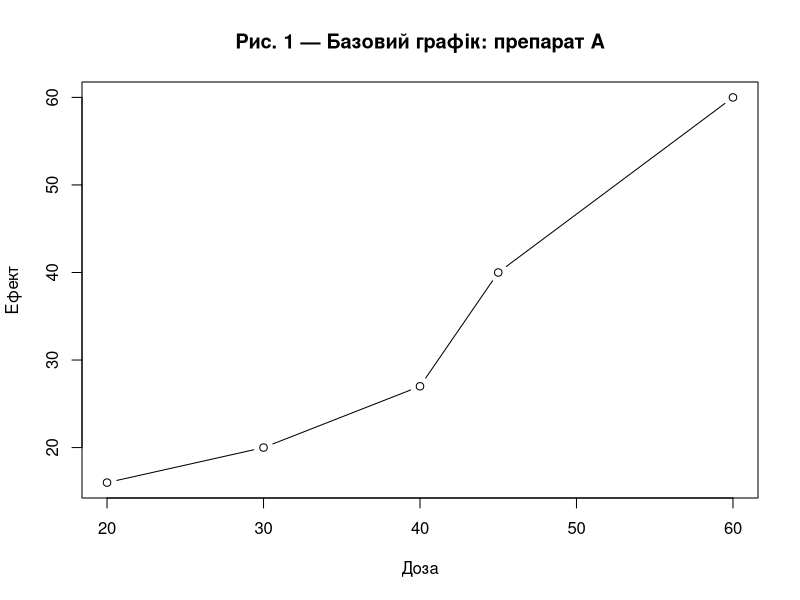
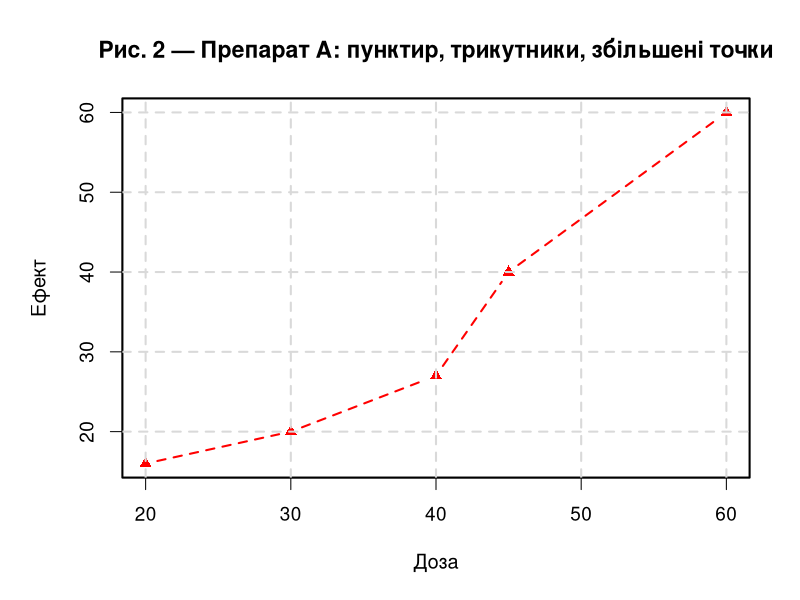
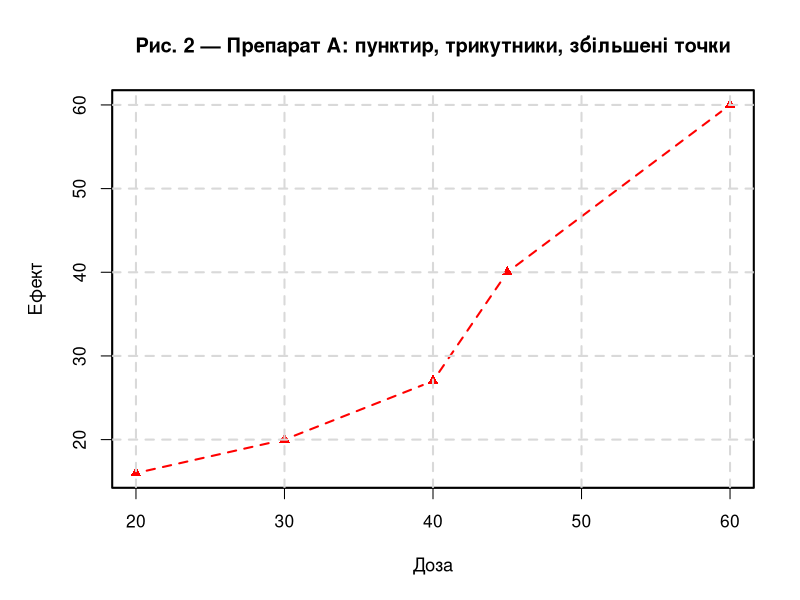
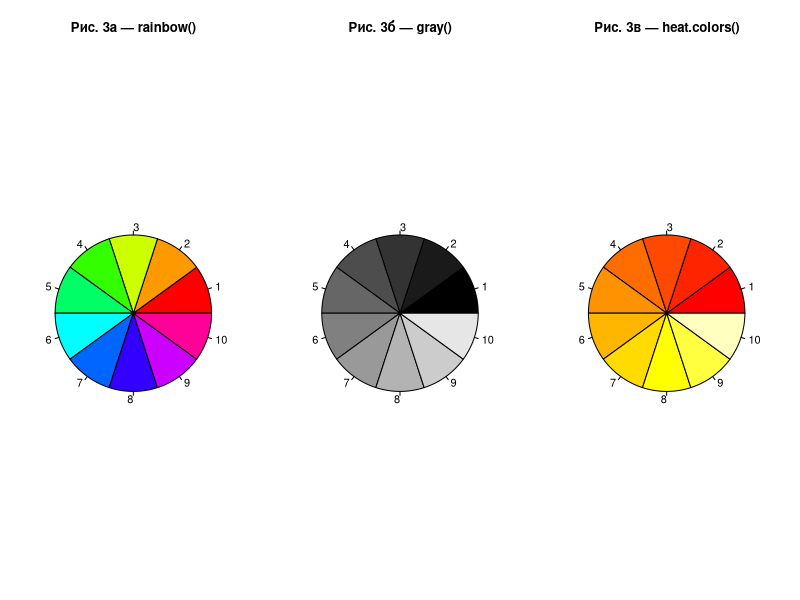
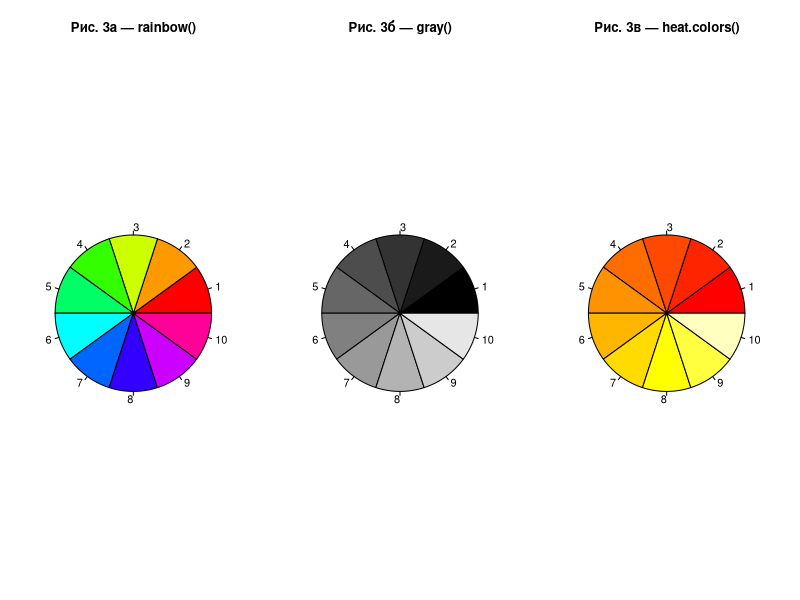
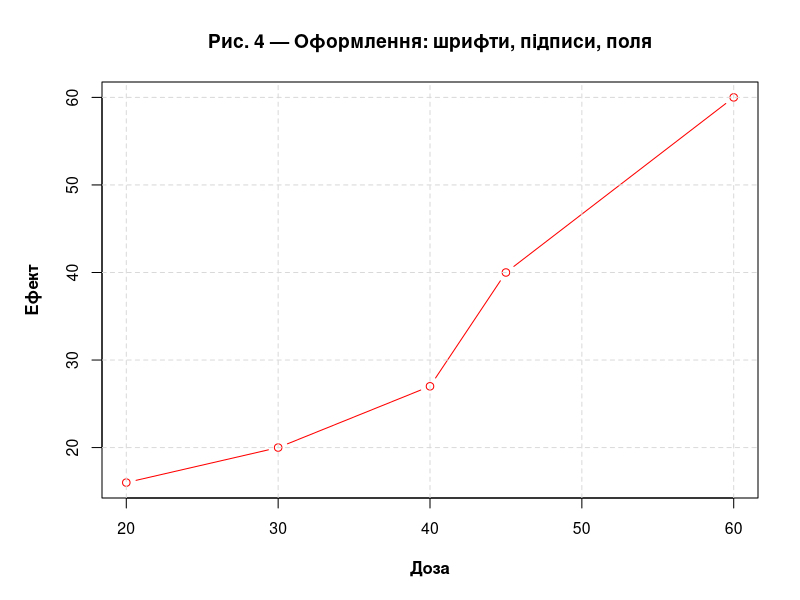
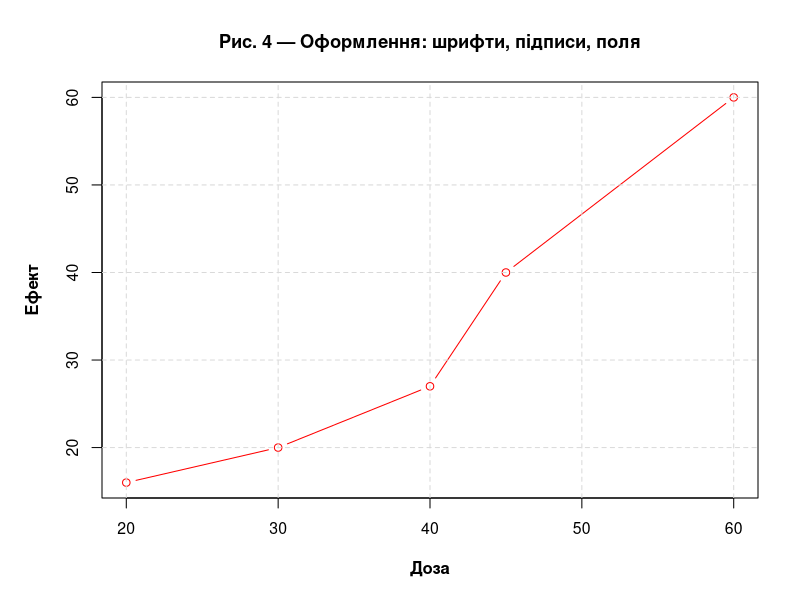
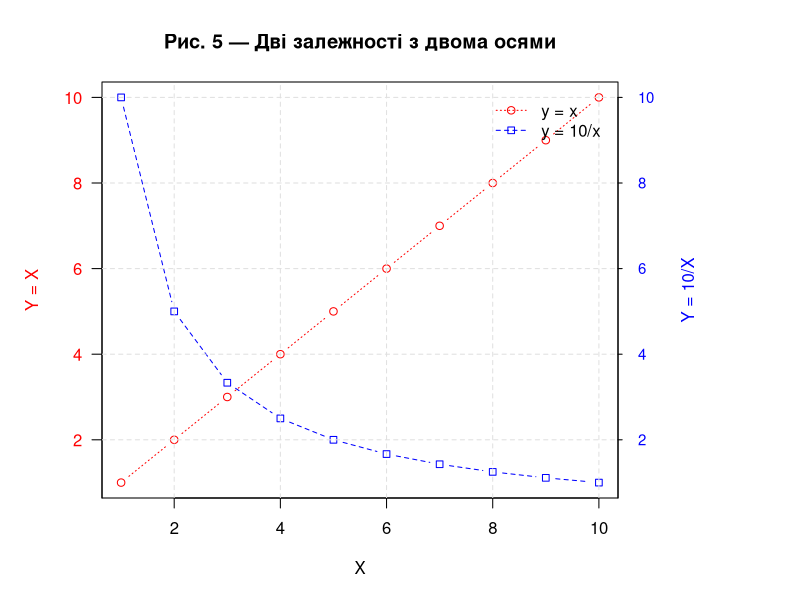

The R script that drew these images, in order:
# ==========================================================
# Лабораторна робота №2
# Тема: Побудова та форматування 2D-діаграм у R (base graphics)
# ==========================================================

# -------------------------------
# 0) Підготовка середовища
# -------------------------------

# Папка для збереження графіків
out_dir <- "plots_lab2"
if (!dir.exists(out_dir)) dir.create(out_dir)

# Фіксуємо seed для відтворюваності (де це доречно)
set.seed(2)

# Допоміжна функція для акуратного відновлення par()
with_par <- function(expr) {
  opar <- par(no.readonly = TRUE)
  on.exit(par(opar), add = TRUE)
  force(expr)
}

# ==========================================================
# 4.1 Дані й базовий лінійний графік
# ==========================================================

dose  <- c(20, 30, 40, 45, 60)
drugA <- c(16, 20, 27, 40, 60)
drugB <- c(15, 18, 25, 31, 40)
df    <- data.frame(Dose = dose, DrugA = drugA, DrugB = drugB)

# Рис. 1 — базовий графік (на екран)
with_par({
  plot(dose, drugA, type = "b",
       main = "Рис. 1 — Базовий графік: препарат A",
       xlab = "Доза",
       ylab = "Ефект")
})

# ==========================================================
# 4.2 Зміна символів, ліній, розмірів + експорт (PNG/PDF)
# ==========================================================

# Збережемо оформлений графік у файли
png(file.path(out_dir, "fig_lab2_task02_style_A.png"),
    width = 1400, height = 900, res = 160)
with_par({
  par(lty = 2, pch = 17, lwd = 2, cex = 1.2,
      cex.main = 1.15, cex.lab = 1.0, cex.axis = 0.95,
      mar = c(5, 5, 4, 2) + 0.1)
  
  plot(dose, drugA, type = "b", col = "red",
       main = "Рис. 2 — Препарат A: пунктир, трикутники, збільшені точки",
       xlab = "Доза",
       ylab = "Ефект")
  grid(col = "gray85", lty = 2)
})
dev.off()

pdf(file.path(out_dir, "fig_lab2_task02_style_A.pdf"),
    width = 9, height = 6)
with_par({
  par(lty = 2, pch = 17, lwd = 2, cex = 1.1,
      cex.main = 1.1, cex.lab = 1.0, cex.axis = 0.95,
      mar = c(5, 5, 4, 2) + 0.1)
  
  plot(dose, drugA, type = "b", col = "red",
       main = "Рис. 2 — Препарат A: пунктир, трикутники, збільшені точки",
       xlab = "Доза",
       ylab = "Ефект")
  grid(col = "gray85", lty = 2)
})
dev.off()

# ==========================================================
# 4.3 Кольори: палети і сірі відтінки (pie) + експорт
# ==========================================================

png(file.path(out_dir, "fig_lab2_task03_palettes.png"),
    width = 1600, height = 700, res = 170)
with_par({
  n <- 10
  par(mfrow = c(1, 3), mar = c(2, 2, 4, 2) + 0.1)
  pie(rep(1, n), col = rainbow(n), main = "Рис. 3а — rainbow()")
  pie(rep(1, n), col = gray(0:n/n), main = "Рис. 3б — gray()")
  pie(rep(1, n), col = heat.colors(n), main = "Рис. 3в — heat.colors()")
})
dev.off()

pdf(file.path(out_dir, "fig_lab2_task03_palettes.pdf"),
    width = 12, height = 4.8)
with_par({
  n <- 10
  par(mfrow = c(1, 3), mar = c(2, 2, 4, 2) + 0.1)
  pie(rep(1, n), col = rainbow(n), main = "Рис. 3а — rainbow()")
  pie(rep(1, n), col = gray(0:n/n), main = "Рис. 3б — gray()")
  pie(rep(1, n), col = heat.colors(n), main = "Рис. 3в — heat.colors()")
})
dev.off()

# Повертаємо режим 1 графік на сторінку
par(mfrow = c(1, 1))

# ==========================================================
# 4.4 Шрифти/поля/розміри пристрою + експорт
# ==========================================================

png(file.path(out_dir, "fig_lab2_task04_fonts_margins.png"),
    width = 1400, height = 900, res = 160)
with_par({
  par(cex.main = 1.15, cex.lab = 1.0, cex.axis = 0.95,
      font.lab = 2,
      mar = c(5, 5, 4, 2) + 0.1)
  
  plot(dose, drugA, type = "b", col = "red",
       main = "Рис. 4 — Оформлення: шрифти, підписи, поля",
       xlab = "Доза",
       ylab = "Ефект")
  grid(col = "gray85", lty = 2)
})
dev.off()

pdf(file.path(out_dir, "fig_lab2_task04_fonts_margins.pdf"),
    width = 9, height = 6)
with_par({
  par(cex.main = 1.1, cex.lab = 1.0, cex.axis = 0.95,
      font.lab = 2,
      mar = c(5, 5, 4, 2) + 0.1)
  
  plot(dose, drugA, type = "b", col = "red",
       main = "Рис. 4 — Оформлення: шрифти, підписи, поля",
       xlab = "Доза",
       ylab = "Ефект")
  grid(col = "gray85", lty = 2)
})
dev.off()

# ==========================================================
# 4.5 Керування осями, друга вісь, заголовки + експорт
# ==========================================================

png(file.path(out_dir, "fig_lab2_task05_two_axes.png"),
    width = 1500, height = 900, res = 170)
with_par({
  x <- 1:10
  y <- x
  z <- 10 / x
  
  par(mar = c(5, 5, 4, 9) + 0.1)
  
  plot(x, y, type = "b", pch = 21, col = "red", bg = "white",
       yaxt = "n", lty = 3, ann = FALSE)
  
  lines(x, z, type = "b", pch = 22, col = "blue", bg = "white", lty = 2)
  
  axis(2, at = pretty(y), labels = pretty(y), col.axis = "red", las = 1)
  mtext("Y = X", side = 2, line = 3, col = "red")
  
  axis(4, at = pretty(z), labels = round(pretty(z), 2),
       col.axis = "blue", las = 1, cex.axis = 0.9, tck = -0.01)
  mtext("Y = 10/X", side = 4, line = 3, col = "blue")
  
  title(main = "Рис. 5 — Дві залежності з двома осями",
        xlab = "X",
        ylab = "")
  grid(col = "gray88", lty = 2)
  
  legend("topright", inset = 0.02, bty = "n",
         legend = c("y = x", "y = 10/x"),
         lty = c(3, 2), pch = c(21, 22),
         col = c("red", "blue"))
})
dev.off()

pdf(file.path(out_dir, "fig_lab2_task05_two_axes.pdf"),
    width = 10, height = 6)
with_par({
  x <- 1:10
  y <- x
  z <- 10 / x
  
  par(mar = c(5, 5, 4, 9) + 0.1)
  
  plot(x, y, type = "b", pch = 21, col = "red", bg = "white",
       yaxt = "n", lty = 3, ann = FALSE)
  
  lines(x, z, type = "b", pch = 22, col = "blue", bg = "white", lty = 2)
  
  axis(2, at = pretty(y), labels = pretty(y), col.axis = "red", las = 1)
  mtext("Y = X", side = 2, line = 3, col = "red")
  
  axis(4, at = pretty(z), labels = round(pretty(z), 2),
       col.axis = "blue", las = 1, cex.axis = 0.9, tck = -0.01)
  mtext("Y = 10/X", side = 4, line = 3, col = "blue")
  
  title(main = "Рис. 5 — Дві залежності з двома осями",
        xlab = "X",
        ylab = "")
  grid(col = "gray88", lty = 2)
  
  legend("topright", inset = 0.02, bty = "n",
         legend = c("y = x", "y = 10/x"),
         lty = c(3, 2), pch = c(21, 22),
         col = c("red", "blue"))
})
dev.off()

# ==========================================================
# 4.6 Сітка/орієнтири + легенда: порівняння A та B + експорт
# ==========================================================

has_hmisc <- requireNamespace("Hmisc", quietly = TRUE)

png(file.path(out_dir, "fig_lab2_task06_comparison_AB.png"),
    width = 1500, height = 900, res = 170)
with_par({
  par(lwd = 2, cex = 1.15, font.lab = 2,
      mar = c(5, 5, 4, 2) + 0.1)
  
  plot(dose, drugA, type = "b", pch = 15, lty = 1, col = "red",
       ylim = c(0, 60),
       main = "Рис. 6 — Порівняння препаратів A та B",
       xlab = "Доза",
       ylab = "Ефект")
  
  lines(dose, drugB, type = "b", pch = 17, lty = 2, col = "blue")
  
  # Орієнтири (сітка)
  abline(v = seq(20, 60, 10), lty = 2, col = "gray80")
  abline(h = seq(0, 60, 10),  lty = 2, col = "gray80")
  
  # Дрібні поділки (якщо доступно)
  if (has_hmisc) {
    Hmisc::minor.tick(nx = 3, ny = 3, tick.ratio = 0.5)
  }
  
  legend("topleft", inset = 0.03, title = "Препарат",
         legend = c("A", "B"),
         lty = c(1, 2), pch = c(15, 17),
         col = c("red", "blue"), bty = "n")
})
dev.off()

pdf(file.path(out_dir, "fig_lab2_task06_comparison_AB.pdf"),
    width = 9.5, height = 6)
with_par({
  par(lwd = 2, cex = 1.1, font.lab = 2,
      mar = c(5, 5, 4, 2) + 0.1)
  
  plot(dose, drugA, type = "b", pch = 15, lty = 1, col = "red",
       ylim = c(0, 60),
       main = "Рис. 6 — Порівняння препаратів A та B",
       xlab = "Доза",
       ylab = "Ефект")
  
  lines(dose, drugB, type = "b", pch = 17, lty = 2, col = "blue")
  
  abline(v = seq(20, 60, 10), lty = 2, col = "gray80")
  abline(h = seq(0, 60, 10),  lty = 2, col = "gray80")
  
  if (has_hmisc) {
    Hmisc::minor.tick(nx = 3, ny = 3, tick.ratio = 0.5)
  }
  
  legend("topleft", inset = 0.03, title = "Препарат",
         legend = c("A", "B"),
         lty = c(1, 2), pch = c(15, 17),
         col = c("red", "blue"), bty = "n")
})
dev.off()

# ==========================================================
# 4.7 Підписування точок/анотації (приклад) + експорт
# ==========================================================

png(file.path(out_dir, "fig_lab2_task07_mtcars_example.png"),
    width = 1600, height = 1000, res = 170)
with_par({
  par(mar = c(5, 5, 4, 2) + 0.1)
  
  plot(mtcars$wt, mtcars$mpg, pch = 18, col = "blue",
       main = "Рис. 7 — mtcars: MPG vs маса (приклад з text())",
       xlab = "Маса (1000 lbs)",
       ylab = "MPG")
  
  grid(col = "gray88", lty = 2)
  
  text(mtcars$wt, mtcars$mpg,
       labels = rownames(mtcars),
       cex = 0.65, pos = 4, col = "red")
})
dev.off()

pdf(file.path(out_dir, "fig_lab2_task07_mtcars_example.pdf"),
    width = 10, height = 7)
with_par({
  par(mar = c(5, 5, 4, 2) + 0.1)
  
  plot(mtcars$wt, mtcars$mpg, pch = 18, col = "blue",
       main = "Рис. 7 — mtcars: MPG vs маса (приклад з text())",
       xlab = "Маса (1000 lbs)",
       ylab = "MPG")
  
  grid(col = "gray88", lty = 2)
  
  text(mtcars$wt, mtcars$mpg,
       labels = rownames(mtcars),
       cex = 0.65, pos = 4, col = "red")
})
dev.off()

# ==========================================================
# ІНДИВІДУАЛЬНЕ ЗАВДАННЯ №9
# Підписи точок назвами моделей (mtcars) + експорт PNG/PDF
# ==========================================================

# Підхід: легка сітка + невеликий шрифт підписів, pos=4 (праворуч).
# Це забезпечує читабельність і відповідає вимозі "без критичних накладань".
png(file.path(out_dir, "fig_lab2_task09_mtcars_labels.png"),
    width = 1800, height = 1100, res = 180)
with_par({
  par(mar = c(5, 5, 4, 2) + 0.1)
  
  plot(mtcars$wt, mtcars$mpg,
       pch = 19, col = "darkblue",
       main = "Рис. 8 — Завдання №9: mtcars з підписами моделей",
       xlab = "Маса авто (1000 lbs)",
       ylab = "Витрати палива (MPG)")
  
  abline(h = pretty(mtcars$mpg), v = pretty(mtcars$wt), col = "gray85", lty = 2)
  
  text(mtcars$wt, mtcars$mpg,
       labels = rownames(mtcars),
       pos = 4, cex = 0.70, col = "red")
})
dev.off()

pdf(file.path(out_dir, "fig_lab2_task09_mtcars_labels.pdf"),
    width = 10.5, height = 7.2)
with_par({
  par(mar = c(5, 5, 4, 2) + 0.1)
  
  plot(mtcars$wt, mtcars$mpg,
       pch = 19, col = "darkblue",
       main = "Рис. 8 — Завдання №9: mtcars з підписами моделей",
       xlab = "Маса авто (1000 lbs)",
       ylab = "Витрати палива (MPG)")
  
  abline(h = pretty(mtcars$mpg), v = pretty(mtcars$wt), col = "gray85", lty = 2)
  
  text(mtcars$wt, mtcars$mpg,
       labels = rownames(mtcars),
       pos = 4, cex = 0.70, col = "red")
})
dev.off()

# ==========================================================
# ЗАВДАННЯ №16
# PNG + PDF + SVG (через svglite) + перевірка файлів
# ==========================================================

make_plot <- function() {
  plot(iris$Sepal.Length, iris$Sepal.Width,
       pch = 19, cex = 0.8, col = "steelblue",
       main = "Iris: Sepal.Length vs Sepal.Width",
       xlab = "Sepal Length", ylab = "Sepal Width")
  abline(lm(Sepal.Width ~ Sepal.Length, data = iris), lwd = 2, lty = 2)
  legend("topright", bty = "n", pch = 19, col = "steelblue",
         legend = "points + linear fit")
  grid(col = "gray88", lty = 2)
}

out_dir <- "plots_lab2"
if (!dir.exists(out_dir)) dir.create(out_dir)

f_png <- file.path(out_dir, "fig_lab2_task16_iris.png")
f_pdf <- file.path(out_dir, "fig_lab2_task16_iris.pdf")
f_svg <- file.path(out_dir, "fig_lab2_task16_iris.svg")

# PNG
png(f_png, width = 1600, height = 1000, res = 150)
make_plot()
dev.off()

# PDF
pdf(f_pdf, width = 8, height = 5)
make_plot()
dev.off()

# SVG (краще через svglite)
if (!requireNamespace("svglite", quietly = TRUE)) {
  install.packages("svglite")
}
svglite::svglite(f_svg, width = 8, height = 5)
make_plot()
dev.off()

# Перевірка
cat("\nФайли створені?\n")
cat("PNG:", file.exists(f_png), "\n")
cat("PDF:", file.exists(f_pdf), "\n")
cat("SVG:", file.exists(f_svg), "\n")

# Розмір файлів (КБ)
sizes <- data.frame(
  file = c(basename(f_png), basename(f_pdf), basename(f_svg)),
  size_kb = round(c(file.info(f_png)$size,
                    file.info(f_pdf)$size,
                    file.info(f_svg)$size) / 1024, 2)
)
print(sizes)

# Показати, що є в папці
cat("\nВміст папки", out_dir, ":\n")
print(list.files(out_dir))
